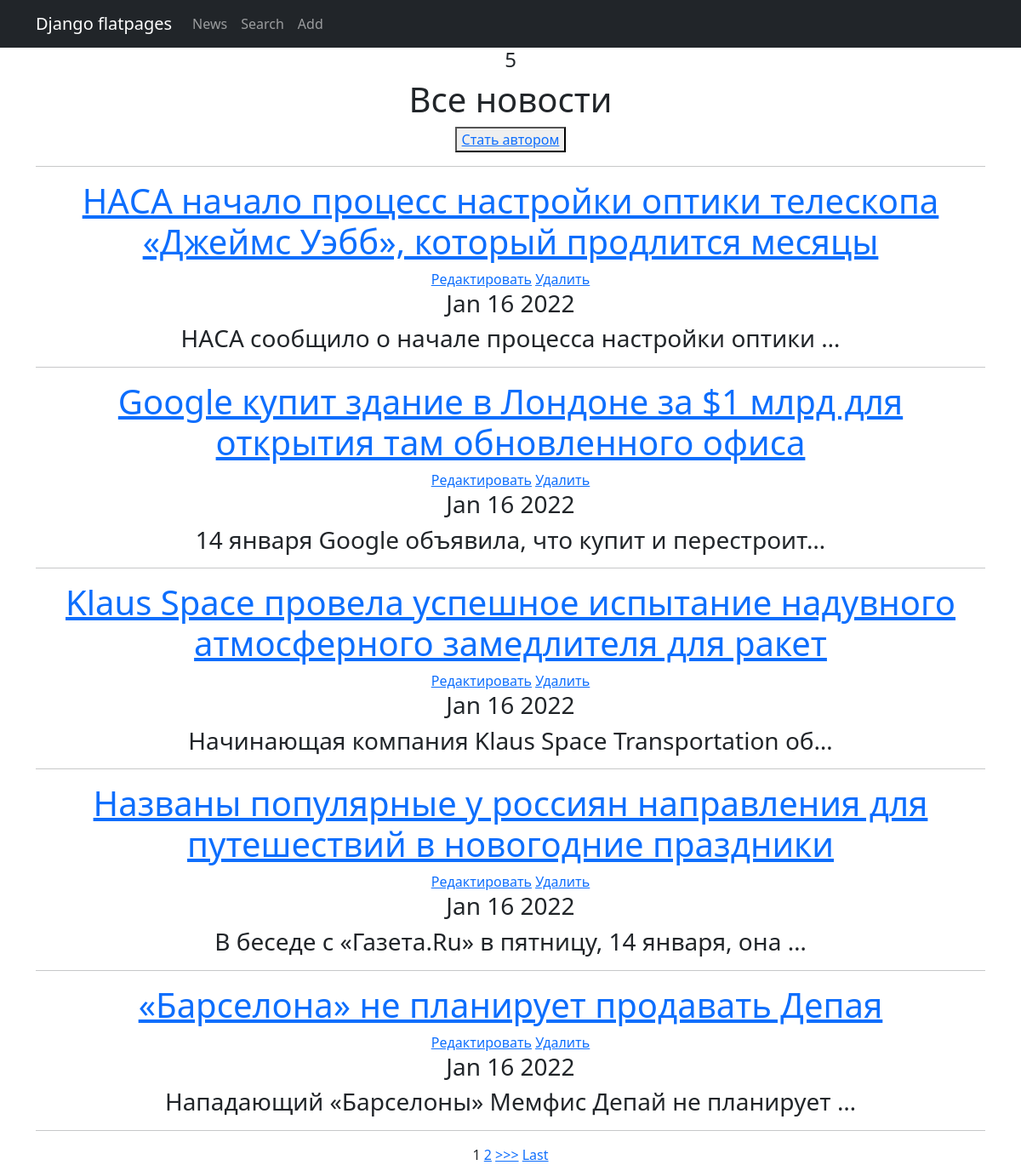
Page /news/ on the committed database.
### news/models.py (models this page shows, shortened)
class Post(models.Model):
    NEWS = 'NW'
    ARTICLE = 'AR'
    POST_TYPE = [(NEWS, 'Новость'),
                 (ARTICLE, 'Статья')]
    author = models.ForeignKey(Author, on_delete=models.CASCADE)
    post_type = models.CharField(max_length=2, choices=POST_TYPE, default=ARTICLE)
    creation_date = models.DateTimeField(auto_now_add=True)
    post_category = models.ManyToManyField(Category, through='PostCategory')
    heading = models.CharField(max_length=128)
    text = models.TextField()
    rating = models.IntegerField(default=0)

### news/views.py (the view)
# urls.py: path('', News.as_view()),
class News(ListView):
    model = Post
    template_name = 'news.html'
    context_object_name = 'news'
    ordering = ['-creation_date']
    paginate_by = 5
    def get_context_data(self, **kwargs):
        context = super().get_context_data(**kwargs)
        context['is_not_author'] = not self.request.user.groups.filter(name='author').exists()
        return context

### news/templatetags/custom_filters.py (called while the page is built)
@register.filter(name='censor')
def censor(text):
    bad_words = ['badword1', 'badword2']
    new_text = text.split(' ')
    for i, word in enumerate(new_text):
        for bad_word in bad_words:
            if word == bad_word:
                new_text[i] = '*'*len(word)
    censored = ' '.join(new_text)
    return censored

### news/templates/news.html (shortened to what this page needs)
{% extends 'flatpages/default.html' %}
{% load custom_filters %}
{% block content %}
    <h4>{{ news|length }}</h4>
    <h1>Все новости</h1>
    {% if is_not_author %}
    <button> <a href="/news/upgrade/"> Cтать автором</a> </button>
    {% endif %}
    <hr>
    {% if news %}
        {% for post in news %}
            <h1><a href="{% url 'post' post.id %}">{{ post.heading|censor }}</a></h1>
            <a href="{% url 'post_edit' post.id %}"><u>Редактировать</u></a>
            <a href="{% url 'post_delete' post.id %}"><u> Удалить </u></a>
            <h3>{{ post.creation_date|date:'M d Y' }}</h3>
            <h3>{{ post.text|truncatechars:50|censor }}</h3>
            <hr>
        {% endfor %}
    {% else %}
        <h2>Новостей нет</h2>
    {% endif %}
{% if is_paginated %}
    {% for num in page_obj.paginator.page_range %}
        {% if page_obj.number == num %}
            <a>{{ num }}</a>
        {% elif num > page_obj.number|add:'-2' and num < page_obj.number|add:'2' %}
            <a href="?page={{ num }}">{{ num }}</a>
        {% endif %}
    {% endfor %}
    {% if page_obj.has_next %}
        <a href="?page={{ page_obj.next_page_number }}">>>></a>
        <a href="?page={{ page_obj.paginator.num_pages }}">Last</a>
    {% endif %}
{% endif %}
{% endblock content %}

### news/templates/flatpages/default.html (shortened to what this page needs)
<!DOCTYPE html>
<html lang="en">
    <head>
        {% load static %}
        <link href="{% static 'css/styles.css' %}" rel="stylesheet" />
    </head>
    <body>
        <nav class="navbar navbar-expand-lg navbar-dark bg-dark static-top">
            <div class="container">
                <a class="navbar-brand" href="#">Django flatpages</a>
                <div class="collapse navbar-collapse" id="navbarResponsive">
                    <ul class="navbar-nav ml-auto">
                        <li class="nav-item">
                            <a class="nav-link" href="/news/">News</a>
                        </li>
                        <li class="nav-item">
                            <a class="nav-link" href="/news/search/">Search</a>
                        </li>
                        <li class="nav-item">
                            <a class="nav-link" href="/news/add/">Add</a>
                        </li>
                    </ul>
                </div>
            </div>
        </nav>
        <div class="container">
            <div class="row">
                <div class="col-lg-12 text-center">
                    {% block content %}{% endblock content %}
                </div>
            </div>
        </div>
    </body>
</html>

### rows in the picture
Post: heading|censor "НАСА начало процесс настройки оптики телескопа «Джеймс Уэбб», который продлится месяцы", creation_date "Jan 16 2022", text|censor "НАСА сообщило о начале процесса настройки оптики …"
Post: heading|censor "Google купит здание в Лондоне за $1 млрд для открытия там обновленного офиса", creation_date "Jan 16 2022", text|censor "14 января Google объявила, что купит и перестроит…"
Post: heading|censor "Klaus Space провела успешное испытание надувного атмосферного замедлителя для ракет", creation_date "Jan 16 2022", text|censor "Начинающая компания Klaus Space Transportation об…"
Post: heading|censor "Названы популярные у россиян направления для путешествий в новогодние праздники", creation_date "Jan 16 2022", text|censor "В беседе с «Газета.Ru» в пятницу, 14 января, она …"
Post: heading|censor "«Барселона» не планирует продавать Депая", creation_date "Jan 16 2022", text|censor "Нападающий «Барселоны» Мемфис Депай не планирует …"

### other values in the picture
{{ news|length }} "5"
{{ num }} "1"
{{ num }} "2"
